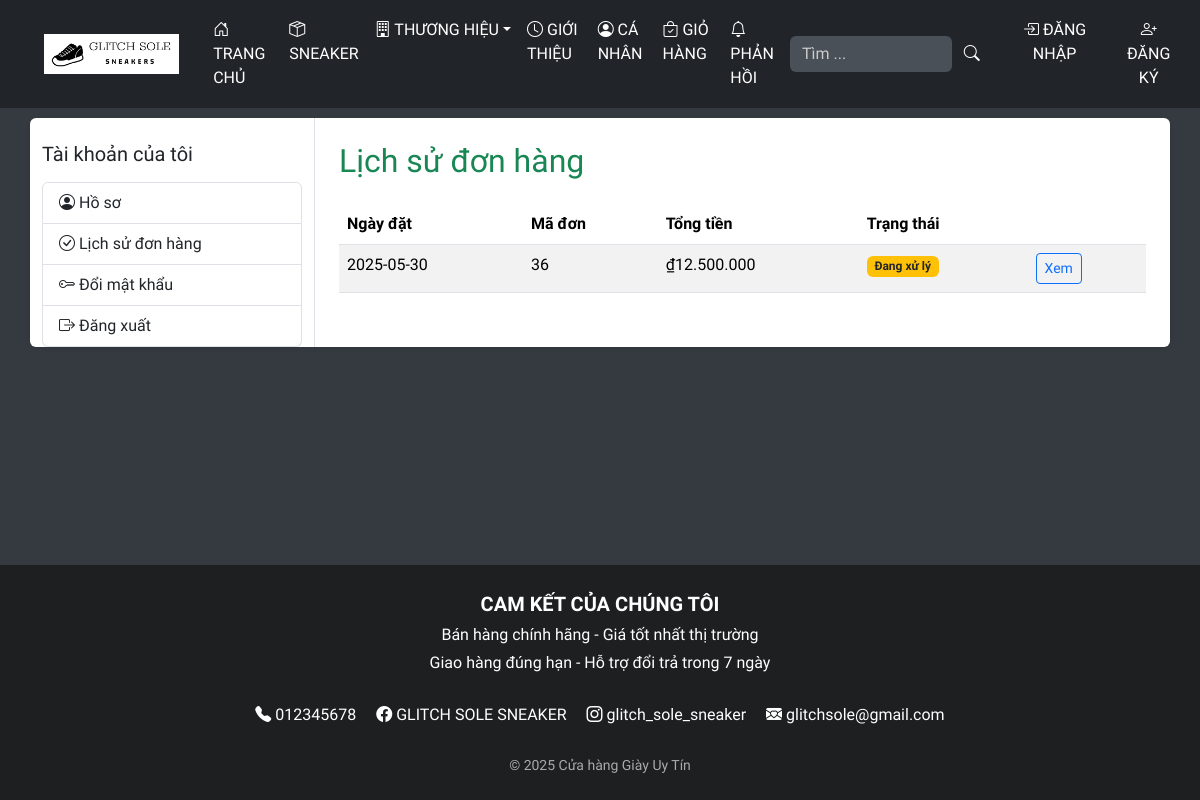
The app's page /view/page/order_history.php (signed in) with its own data.
### tables this page shows
CREATE TABLE `hoadon` (
  `MA_HD` int(11) NOT NULL,
  `NGAY_HD` date NOT NULL,
  `TEN_NN` varchar(50) NOT NULL,
  `DIACHI_NN` varchar(100) NOT NULL,
  `TRANGTHAI` int(11) DEFAULT 1,
  `MA_KH` int(11) DEFAULT NULL,
  `MA_PTVC` int(11) DEFAULT NULL,
  `MA_PTTT` int(11) DEFAULT NULL,
  `SDT_KH` varchar(100) DEFAULT NULL
);

### view/page/order_history.php (the view, shortened to what this page needs)
<?php
include_once("../../config/config.php");
$ma_kh = $_SESSION['user_id'];
$sql = "SELECT hoadon.*, SUM(ct_hoadon.SO_LUONG * ct_hoadon.GIA) AS tong_tien
        FROM hoadon
        JOIN ct_hoadon ON hoadon.MA_HD = ct_hoadon.MA_HD
        WHERE hoadon.MA_KH = '$ma_kh'
        GROUP BY hoadon.MA_HD
        ORDER BY hoadon.NGAY_HD DESC";
$result = mysqli_query($conn, $sql);
?>
<?php include_once("../layout/header.php"); ?>
<main>
<div class="container my-5 bg-white rounded shadow-sm">
  <div class="row">
    <aside class="col-md-3 border-end">
      <h5 class="mt-4">Tài khoản của tôi</h5>
      <div class="list-group mt-3">
        <a href="profile.php" class="list-group-item list-group-item-action"><i class="bi bi-person-circle"></i> Hồ sơ</a>
        <a href="order_history.php" class="list-group-item list-group-item-action"><i class="bi bi-check-circle"></i> Lịch sử đơn hàng</a>
        <a href="repass.php?MA_KH=<?php echo $ma_kh  ?>" class="list-group-item list-group-item-action"><i class="bi bi-key"></i> Đổi mật khẩu</a>
        <a href="../user/logout.php" class="list-group-item list-group-item-action"><i class="bi bi-box-arrow-right"></i> Đăng xuất</a>
      </div>
    </aside>
    <main class="col-md-9 p-4">
      <h2 class="text-success mb-4">Lịch sử đơn hàng</h2>
      <table class="table table-striped">
        <thead>
          <tr>
            <th>Ngày đặt</th>
            <th>Mã đơn</th>
            <th>Tổng tiền</th>
            <th>Trạng thái</th>
            <th></th>
          </tr>
        </thead>
        <tbody>
          <?php
          if (mysqli_num_rows($result) > 0) {
            while ($row = mysqli_fetch_assoc($result)) {
              $id_hd = $row['MA_HD'];
              $ngaylap = $row['NGAY_HD'];
              $tongtien = $row['tong_tien'];
              $trangthai = $row['TRANGTHAI'];
              switch ($trangthai) {
                case 0:
                    $badge = '<span class="badge bg-warning text-dark">Đang xử lý</span>';
                    break;
            }
              echo "<tr>";
              echo "<td>" . $ngaylap . "</td>";
              echo "<td>" . $id_hd . "</td>";
              echo "<td>₫" . number_format($tongtien, 0, ',', '.') . "</td>";
              echo "<td>" . $badge . "</td>";
              echo "<td><a href='status.php?MA_HD=" . $id_hd . "' class='btn btn-sm btn-outline-primary'>Xem</a></td>";
              echo "</tr>";
          }
          } else {
            echo "<tr><td colspan='5'>Bạn chưa có đơn hàng nào.</td></tr>";
          }
          ?>
        </tbody>
      </table>
    </main>
  </div>
</div>
</main>
<?php include_once("../layout/footer.php"); ?>

### css/style.css (style rules this page uses)
body { background-color: #343a40 !important; }
h2 { color: white; }

### view/layout/header.php (style rules this page uses)
* { font-family: 'Lexend'; }
body { padding-top: 70px; }
html, body { height: 100%; margin: 0; display: flex; flex-direction: column; }
main { flex: 1; }

### records on screen
hoadon: NGAY_HD "2025-05-30", MA_HD "36", tongtien "12.500.000", TRANGTHAI "Đang xử lý"
